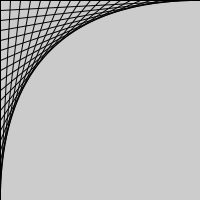
Frame 1 (no input)
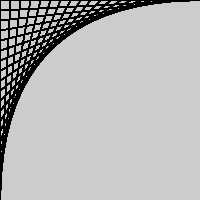
Frame 60 (the mouse pressed at the canvas centre just before this capture)
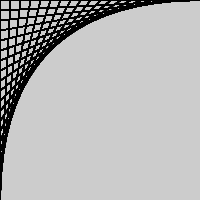
Frame 120 (the mouse held since frame 60 and released just before this capture)

The Processing sketch that drew these frames (run headless with seeded random() and noise(); from frame 60 on, the mouse is pressed at the canvas centre):

// Processing sketch: processing_149905
// ── processing_149905.pde

void setup() {
  size(200,200);
}

void draw() {
  for(int a=0; a<width; a++) {
    line(0,(a*10),(height-(a*10)), 0);
  }
}
